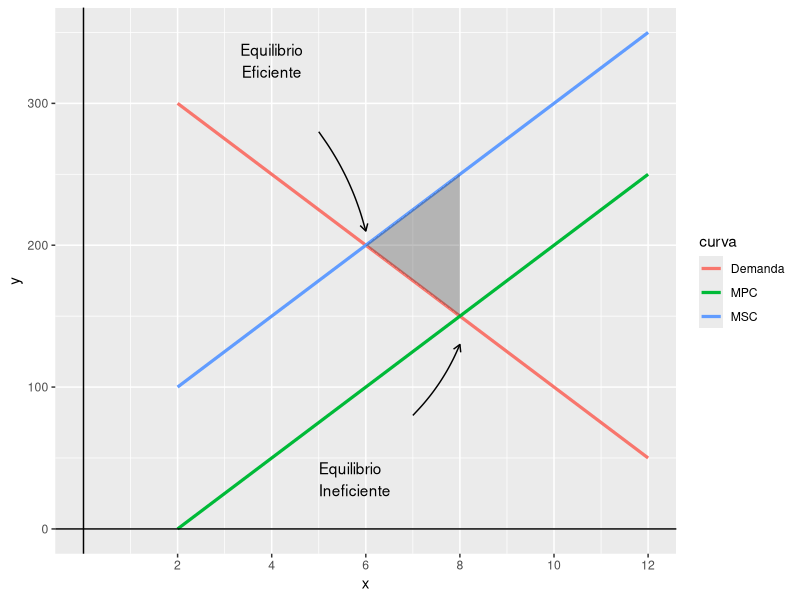

Generate this figure with R:
## ---- chunk 1
knitr::opts_chunk$set(echo=FALSE, warning = FALSE,
                       message=FALSE)

library(tidyverse)


## ---- chunk 2

# Codigo para generar los plots
library(ragg)


df_1 <- tribble(
  ~x,   ~y,   ~curva,
  0,        75,     "MPC",
  4,        100,    "MPC",
  0,        75,     "MSC",
  4,        225,    "MSC",
  2,       150,    "Demanda",
  4,       100,    "Demanda"
) 

df_2 <- tribble(
  ~x,      ~y,     ~curva,
  4L,       50L,     "MPC",
  8L,       150L,    "MPC",
  4L,       150L,    "MSC",
  8L,       250L,    "MSC",
  2L,       300L,    "Demanda",
  8L,       150L,    "Demanda"
) %>% 
  nest(data=c(x, y)) %>% 
  # Agregar la x
  mutate(x=map(data, ~ 2:12)) %>% 
  # Estimar modelo
  mutate(mod=map(data, ~coefficients(lm(y~x, data=.x)))) %>% 
  mutate(y=map2(mod, x, 
                ~.x[[1]] + .x[[2]] * .y
  )) %>% 
  unnest(c(x, y)) %>% 
  select(x, y, curva)

p <- df_2 %>% 
  ggplot(aes(x, y, color=curva)) +
  geom_line(size=1.1) +
  scale_x_continuous(breaks=seq(from=2, to=12, by=2)) +
  geom_vline(xintercept = 0) + 
  geom_hline(yintercept=0)



df_wide <- df_2 %>% 
  pivot_wider(id_cols=x, names_from=curva, values_from=y) %>% 
  filter(x>=6, x<=8)

p2 <- p  +
  annotate(
    geom = "curve", x = 5, y = 280, xend = 6, yend = 210, 
    curvature = -.1, arrow = arrow(length = unit(2, "mm"))
  ) +
  annotate(geom="text", x=4, y=330, label="Equilibrio\nEficiente" ) +
  annotate(
    geom = "curve", x = 7, y = 80, xend = 8, yend = 130, 
    curvature = .1, arrow = arrow(length = unit(2, "mm"))
  ) +
  annotate(geom = "text", x = 5, y = 35, 
           label = "Equilibrio\nIneficiente", 
           hjust = "left") +
  geom_ribbon(data=df_wide, 
              alpha=.3,
              aes(x=x, ymin=Demanda, ymax=MSC), 
              inherit.aes = FALSE)

agg_png(here::here("static", "imgs", "plots", "externalidades.png"),
        width=20, height=12, units="cm", res=300)
p2
dev.off()
